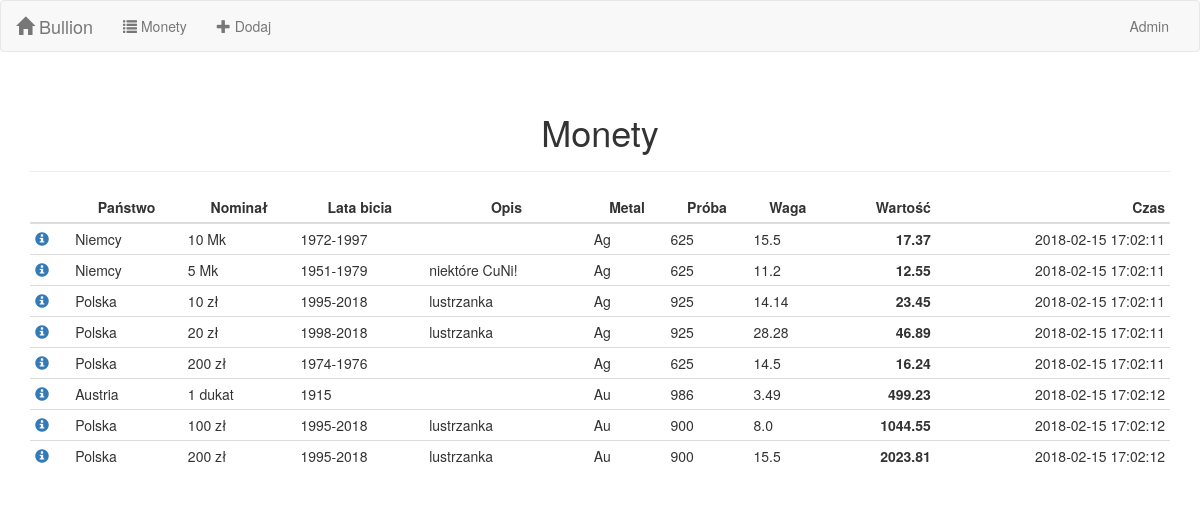
The page /coins/ on the database its author committed.
### bullion/models.py (models this page shows, shortened)
class Coin(models.Model):
    country = models.CharField(max_length=100, verbose_name='państwo')
    face_value = models.CharField(max_length=100, verbose_name='nominał')
    mint_years = models.CharField(max_length=100, verbose_name='lata wydania')
    description = models.CharField(max_length=200, blank=True, default='', verbose_name='opis')
    metal = models.ForeignKey(Metal, on_delete=models.CASCADE, verbose_name='metal')
    weight = models.FloatField(validators=[MinValueValidator(0.01)], verbose_name='waga [g]')
    fineness = models.IntegerField(validators=[MinValueValidator(10), MaxValueValidator(1000)],
                                   verbose_name='próba [/1000]')
    class Meta:
        verbose_name = 'Moneta'
        verbose_name_plural = 'Monety'

class Metal(models.Model):
    stooq_symbol = models.CharField(max_length=10, primary_key=True)
    name = models.CharField(max_length=50, verbose_name='nazwa')
    short = models.CharField(max_length=10, verbose_name='skrót')
    class Meta:
        verbose_name = 'Metal'
        verbose_name_plural = 'Metale'

### bullion/views.py (the view)
# urls.py: path('coins/', views.CoinListView.as_view(), name='coin_list'),
class CoinListView(ListView):
    model = models.Coin
    context_object_name = 'all_coins'
    ordering = ['metal', 'country', 'face_value']

### bullion/templates/bullion/coin_list.html (shortened to what this page needs)
{% extends 'bullion/base.html' %}
{% block content %}
<div class="container">
    <div class="page-header">
        <h1 class="text-center">Monety</h1>
    </div>
    {% if all_coins %}
        <table class="table table-condensed">
            <thead>
                <tr>
                    <th></th>
                    <th class="text-center">Państwo</th>
                    <th class="text-center">Nominał</th>
                    <th class="text-center">Lata bicia</th>
                    <th class="text-center">Opis</th>
                    <th class="text-center">Metal</th>
                    <th class="text-center">Próba</th>
                    <th class="text-center">Waga</th>
                    <th class="text-right">Wartość</th>
                    <th class="text-right">Czas</th>
                </tr>
            </thead>
            <tbody>
                {% for coin in all_coins %}
                    <tr>
                        <td>
                            <a href="{% url 'coin_detail' coin.pk %}" title="Szczegóły...">
                                <span class="glyphicon glyphicon-info-sign"></span>
                            </a>
                        </td>
                        <td>{{ coin.country }}</td>
                        <td>{{ coin.face_value }}</td>
                        <td>{{ coin.mint_years }}</td>
                        <td>{{ coin.description }}</td>
                        <td>{{ coin.metal.short }}</td>
                        <td>{{ coin.fineness }}</td>
                        <td>{{ coin.weight }}</td>
                        <td class="text-right"><strong id="price_{{ coin.pk }}"></strong></td>
                        <td id="time_{{ coin.pk }}" class="text-right"></td>
                    </tr>
                {% endfor %}
            </tbody>
        </table>
    {% else %}
        <p class="text-center">Nie ma żadnych monet do pokazania.</p>
    {% endif %}
</div>
{% endblock %}

### bullion/templates/bullion/base.html (shortened to what this page needs)
<!DOCTYPE html>
<html lang="pl">
<head>
    {% load static %}
    <link rel="stylesheet" type="text/css" href="https://maxcdn.bootstrapcdn.com/bootstrap/3.3.7/css/bootstrap.min.css">
</head>
<body>
    <div class="navbar navbar-default">
        <div class="container-fluid">
            <div class="navbar-header">
                <a class="navbar-brand" href="{% url 'index' %}">
                    <span class="glyphicon glyphicon-home"></span>&nbsp;Bullion
                </a>
            </div>
            <div class="collapse navbar-collapse" id="topNavBar">
                <ul class="nav navbar-nav">
                    <li><a href="{% url 'coin_list' %}"><span class="glyphicon glyphicon-list"></span>&nbsp;Monety</a></li>
                    <li><a href="{% url 'coin_create' %}"><span class="glyphicon glyphicon-plus"></span>&nbsp;Dodaj</a></li>
                </ul>
                <ul class="nav navbar-nav navbar-right">
                    <li><a href="{% url 'admin:index' %}">Admin</a></li>
                </ul>
            </div>
        </div>
    </div>
    {% block content %}{% endblock %}
</body>
</html>

### rows shown on the page
Coin: country "Niemcy", face_value "10 Mk", mint_years "1972-1997", metal.short "Ag", fineness "625", weight "15.5"
Coin: country "Niemcy", face_value "5 Mk", mint_years "1951-1979", description "niektóre CuNi!", metal.short "Ag", fineness "625", weight "11.2"
Coin: country "Polska", face_value "10 zł", mint_years "1995-2018", description "lustrzanka", metal.short "Ag", fineness "925", weight "14.14"
Coin: country "Polska", face_value "20 zł", mint_years "1998-2018", description "lustrzanka", metal.short "Ag", fineness "925", weight "28.28"
Coin: country "Polska", face_value "200 zł", mint_years "1974-1976", metal.short "Ag", fineness "625", weight "14.5"
Coin: country "Austria", face_value "1 dukat", mint_years "1915", metal.short "Au", fineness "986", weight "3.49"
Coin: country "Polska", face_value "100 zł", mint_years "1995-2018", description "lustrzanka", metal.short "Au", fineness "900", weight "8.0"
Coin: country "Polska", face_value "200 zł", mint_years "1995-2018", description "lustrzanka", metal.short "Au", fineness "900", weight "15.5"
